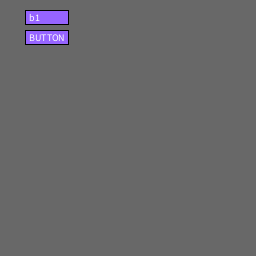
Frame 1 (no input)
Frame 60 (the mouse pressed at the canvas centre just before this capture): identical to frame 1, image omitted
Frame 120 (the mouse held since frame 60 and released just before this capture): identical to frame 1, image omitted

The Processing sketch that drew this single still picture (run headless with seeded random() and noise(); from frame 60 on, the mouse is pressed at the canvas centre):

// Processing sketch: processing_155884
// ── processing_155884.pde

Button b1,b2;

void setup(){
  size(256,256);
  b1 = new Button(25, 10, "b1");
  b2 = new Button(25, 30);
}

void draw(){
  background(104);
  b1.display();
  b2.display();
}

class Button{
  int x,y;
  int width,height;
  color buttonColor;
  color onColor;
  color clickedColor;
  String label;
  
  final int DEFAULT_WIDTH = 47;
  final int DEFAULT_HEIGHT = 14;
  final String DEFAULT_LABEL = "BUTTON";

  Button(int _x, int _y, int _width, int _height, color _c, String _label){
    this.x = _x;
    this.y = _y;
    this.width = _width;
    this.height = _height;
    this.buttonColor = _c;
    this.label = _label;
  }
  
  Button(int _x, int _y){
    this.x = _x;
    this.y = _y;
    this.buttonColor = color(150,100,255);
    this.onColor = color(red(this.buttonColor)-50,green(this.buttonColor)-50,255);
    this.label = DEFAULT_LABEL;
    this.width = (int)textWidth(DEFAULT_LABEL);
    this.height = DEFAULT_HEIGHT;
  }
  
  Button(int _x, int _y, String _label){
    this.x = _x;
    this.y = _y;
    this.buttonColor = color(150,100,255);
    this.onColor = color(red(this.buttonColor)+50,green(this.buttonColor)+50,255);
    this.label = _label;
    this.width = (int)textWidth(DEFAULT_LABEL);
    this.height = DEFAULT_HEIGHT;
  }
  
  void display(){
    rectMode(CORNER);
    if(mouseOn()){
      if(mousePressed){
        fill(this.clickedColor);
      }else{
        fill(this.onColor);
      }
    }else{
      fill(this.buttonColor); 
    }
    rect(this.x, this.y, this.width, this.height);
    
    fill(255);
    textSize(10);
    textAlign(LEFT);
    text(this.label, this.x+4, this.y+11);
  }
  
  boolean mouseOn(){
    if((this.x <= mouseX && mouseX <= this.x + this.width)
        && (this.y <= mouseY && mouseY <= this.y + this.height)){
      return true;
    } else {
      return false;
    }
  }
}
